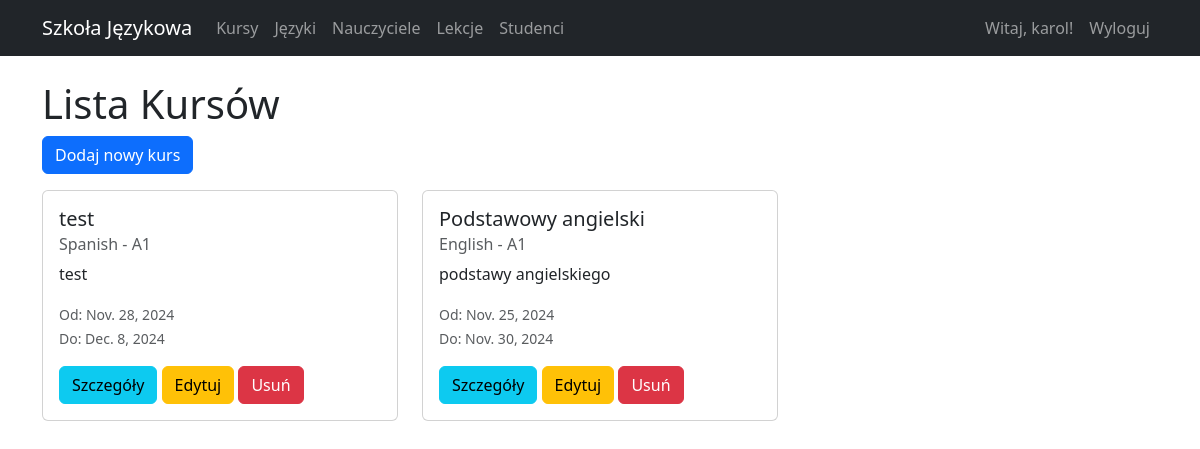
/courses/courses/ (signed in), run on the app's committed database.
### courses/models.py (models this page shows, shortened)
class Course(models.Model):
    name = models.CharField(max_length=200)
    language = models.ForeignKey(Language, on_delete=models.CASCADE)
    level = models.ForeignKey(Level, on_delete=models.CASCADE)
    start_date = models.DateField()
    end_date = models.DateField()
    price = models.DecimalField(max_digits=8, decimal_places=2)
    max_students = models.IntegerField()
    description = models.TextField()
    is_active = models.BooleanField(default=True)

class Language(models.Model):
    name = models.CharField(max_length=50)
    code = models.CharField(max_length=2)  # np. 'en', 'de', 'es'
    def __str__(self):
        return self.name

class Level(models.Model):
    name = models.CharField(max_length=20)  # np. A1, A2, B1, B2, C1, C2
    description = models.TextField()
    def __str__(self):
        return self.name

### courses/views.py (the view)
# urls.py: path('courses/', views.CourseListView.as_view(), name='course-list'),
class CourseListView(ListView):
    model = Course
    template_name = 'courses/course_list.html'
    context_object_name = 'courses'
    ordering = ['-start_date']

### courses/templates/courses/course_list.html (shortened to what this page needs)
{% extends 'courses/base.html' %}
{% block content %}
<div class="row">
    <div class="col">
        <h1>Lista Kursów</h1>
        <a href="{% url 'courses:course-create' %}" class="btn btn-primary mb-3">Dodaj nowy kurs</a>
    </div>
</div>
<div class="row">
    {% for course in courses %}
    <div class="col-md-4 mb-4">
        <div class="card">
            <div class="card-body">
                <h5 class="card-title">{{ course.name }}</h5>
                <h6 class="card-subtitle mb-2 text-muted">{{ course.language }} - {{ course.level }}</h6>
                <p class="card-text">{{ course.description|truncatewords:30 }}</p>
                <p class="card-text">
                    <small class="text-muted">
                        Od: {{ course.start_date }}<br>
                        Do: {{ course.end_date }}
                    </small>
                </p>
                <a href="{% url 'courses:course-detail' course.pk %}" class="btn btn-info">Szczegóły</a>
                <a href="{% url 'courses:course-update' course.pk %}" class="btn btn-warning">Edytuj</a>
                <a href="{% url 'courses:course-delete' course.pk %}" class="btn btn-danger">Usuń</a>
            </div>
        </div>
    </div>
    {% empty %}
    <div class="col">
        <p>Brak dostępnych kursów.</p>
    </div>
    {% endfor %}
</div>
{% endblock %}

### courses/templates/courses/base.html (shortened to what this page needs)
<!DOCTYPE html>
<html lang="pl">
<head>
    <link href="https://cdn.jsdelivr.net/npm/bootstrap@5.3.0/dist/css/bootstrap.min.css" rel="stylesheet">
</head>
<body>
    <nav class="navbar navbar-expand-lg navbar-dark bg-dark">
        <div class="container">
            <a class="navbar-brand" href="{% url 'courses:home' %}">Szkoła Językowa</a>
            <div class="collapse navbar-collapse" id="navbarNav">
                <ul class="navbar-nav me-auto">
                    <li class="nav-item">
                        <a class="nav-link" href="{% url 'courses:course-list' %}">Kursy</a>
                    </li>
                    <li class="nav-item">
                        <a class="nav-link" href="{% url 'courses:language-list' %}">Języki</a>
                    </li>
                    <li class="nav-item">
                        <a class="nav-link" href="{% url 'courses:teacher-list' %}">Nauczyciele</a>
                    </li>
                    {% if user.is_authenticated %}
                        <li class="nav-item">
                            <a class="nav-link" href="{% url 'courses:lesson-list' %}">Lekcje</a>
                        </li>
                        {% if user.is_staff %}
                            <li class="nav-item">
                                <a class="nav-link" href="{% url 'courses:student-list' %}">Studenci</a>
                            </li>
                        {% endif %}
                    {% endif %}
                </ul>
                <ul class="navbar-nav">
                    {% if user.is_authenticated %}
                        <li class="nav-item">
                            <span class="nav-link">Witaj, {{ user.username }}!</span>
                        </li>
                        <li class="nav-item">
                            <a class="nav-link" href="{% url 'logout' %}">Wyloguj</a>
                        </li>
                    {% endif %}
                </ul>
            </div>
        </div>
    </nav>
    <main class="container mt-4">
        {% block content %}
        {% endblock %}
    </main>
</body>
</html>

### data on the page
Course: name "test", language "Spanish", level "A1", description "test", start_date "Nov. 28, 2024", end_date "Dec. 8, 2024"
Course: name "Podstawowy angielski", language "English", level "A1", description "podstawy angielskiego", start_date "Nov. 25, 2024", end_date "Nov. 30, 2024"

### other printed values
{{ user.username }} "karol"
